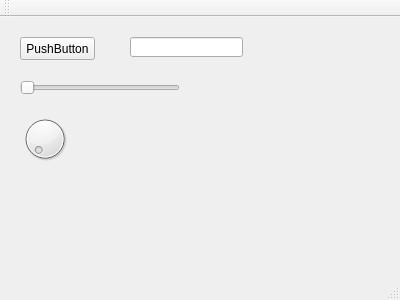
<?xml version="1.0" encoding="UTF-8"?>
<ui version="4.0">
 <class>MainWindow</class>
 <widget class="QMainWindow" name="MainWindow">
  <property name="geometry">
   <rect>
    <x>0</x>
    <y>0</y>
    <width>400</width>
    <height>300</height>
   </rect>
  </property>
  <property name="windowTitle">
   <string>MainWindow</string>
  </property>
  <widget class="QWidget" name="centralWidget">
   <widget class="QPushButton" name="pushButton">
    <property name="geometry">
     <rect>
      <x>20</x>
      <y>20</y>
      <width>75</width>
      <height>23</height>
     </rect>
    </property>
    <property name="text">
     <string>PushButton</string>
    </property>
   </widget>
   <widget class="QLineEdit" name="lineEditInput">
    <property name="geometry">
     <rect>
      <x>130</x>
      <y>20</y>
      <width>113</width>
      <height>20</height>
     </rect>
    </property>
   </widget>
   <widget class="QSlider" name="horizontalSlider">
    <property name="geometry">
     <rect>
      <x>20</x>
      <y>60</y>
      <width>160</width>
      <height>22</height>
     </rect>
    </property>
    <property name="minimum">
     <number>30</number>
    </property>
    <property name="maximum">
     <number>70</number>
    </property>
    <property name="pageStep">
     <number>1</number>
    </property>
    <property name="orientation">
     <enum>Qt::Horizontal</enum>
    </property>
   </widget>
   <widget class="QDial" name="dial1">
    <property name="geometry">
     <rect>
      <x>20</x>
      <y>90</y>
      <width>50</width>
      <height>64</height>
     </rect>
    </property>
    <property name="orientation">
     <enum>Qt::Horizontal</enum>
    </property>
    <property name="invertedAppearance">
     <bool>false</bool>
    </property>
    <property name="invertedControls">
     <bool>false</bool>
    </property>
   </widget>
  </widget>
  <widget class="QMenuBar" name="menuBar">
   <property name="geometry">
    <rect>
     <x>0</x>
     <y>0</y>
     <width>400</width>
     <height>21</height>
    </rect>
   </property>
  </widget>
  <widget class="QToolBar" name="mainToolBar">
   <attribute name="toolBarArea">
    <enum>TopToolBarArea</enum>
   </attribute>
   <attribute name="toolBarBreak">
    <bool>false</bool>
   </attribute>
  </widget>
  <widget class="QStatusBar" name="statusBar"/>
 </widget>
 <layoutdefault spacing="6" margin="11"/>
 <resources/>
 <connections/>
</ui>
